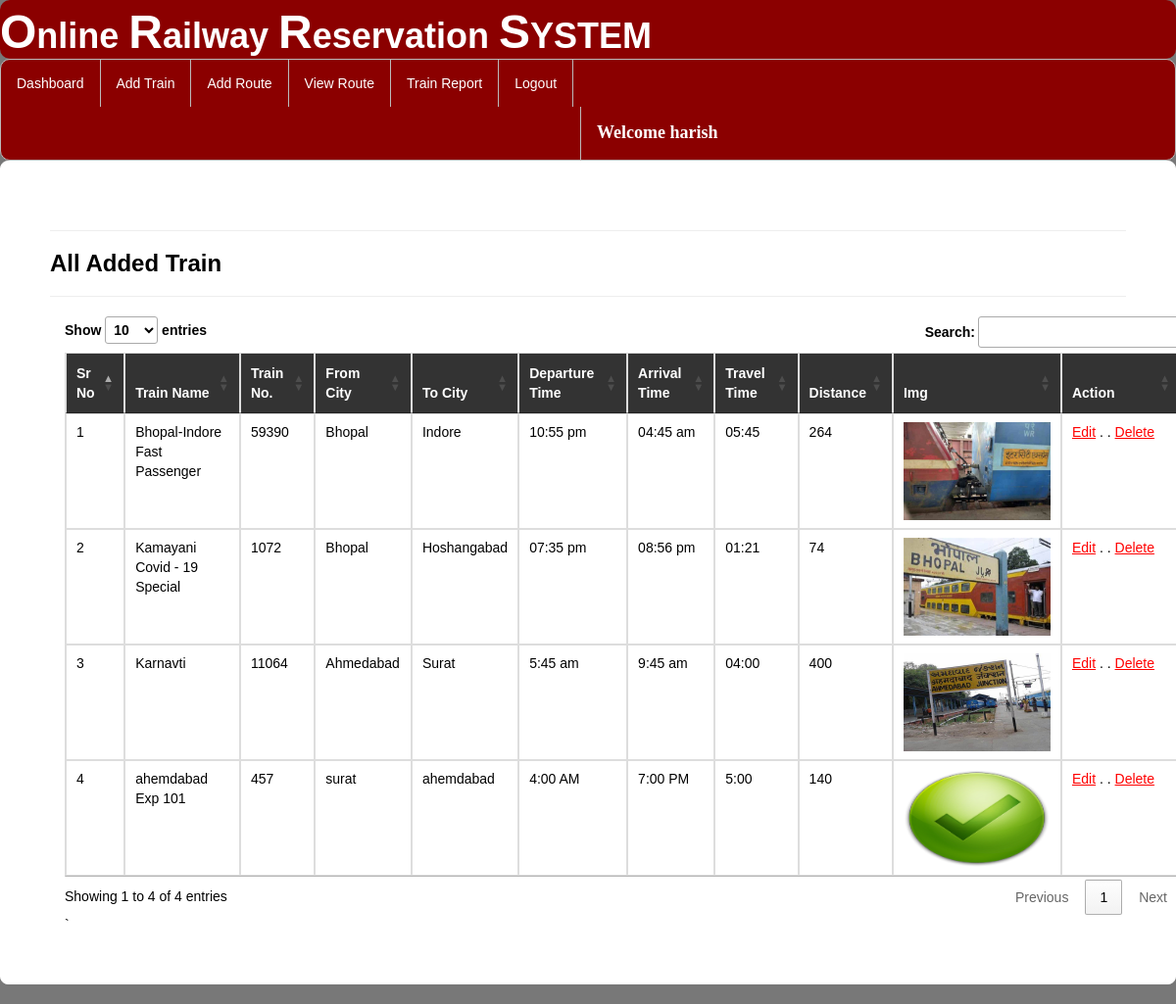
The app's page /viewtrain/ (signed in) with its own data.
### railway/models.py (models this page shows, shortened)
class Add_Train(models.Model):
    trainname = models.CharField(max_length=30,null=True)
    train_no = models.IntegerField(null=True)
    from_city = models.CharField(max_length=30,null=True)
    to_city = models.CharField(max_length=30,null=True)
    departuretime=models.CharField(max_length=30,null=True)
    arrivaltime=models.CharField(max_length=30,null=True)
    trevaltime=models.CharField(max_length=100,null=True)
    distance=models.IntegerField(null=True)
    img=models.FileField(null=True)

### railway/views.py (the view)
# urls.py: path('viewtrain/', view_train, name="view_train"),
def view_train(request):
    if not request.user.is_authenticated:
        return redirect('login')
    data=Add_Train.objects.all()
    d={"data":data}
    return render(request,"view_train.html",d)

### railway/templates/view_train.html (shortened to what this page needs)
{% extends 'navigation3.html' %}
{% load static %}
{% block b %}
<div style="color:Black;border:1px solid white;border-radius:8px;background-color:white;padding:50px">
<hr><h3><strong>All Added Train</strong></h3><hr>
    <div class="container">
<table class="noteCard table table-bordered" id="myTable">
  <thead style="color:white;background-color:#333">
  <tr>
    <th>Sr No</th>
    <th>Train Name</th>
      <th>Train No.</th>
      <th>From City</th>
    <th>To City</th>
    <th>Departure Time</th>
       <th>Arrival Time</th>
    <th>Travel Time</th>
    <th>Distance</th>
    <th>Img</th>
    <th>Action</th>
  </tr>
  </thead>
   <tbody>
    {% for i in data %}
  <tr>
    <td>{{forloop.counter}}</td>
    <td>{{i.trainname}}</td>
    <td>{{i.train_no}}</td>
      <td>{{i.from_city}}</td>
      <td>{{i.to_city}}</td>
      <td>{{i.departuretime}}</td>
      <td>{{i.arrivaltime}}</td>
      <td>{{i.trevaltime}}</td>
      <td>{{i.distance}}</td>
      <td><img  src="{{i.img.url}}" style="width:150px;height:100px"></td>
    <td style="width:100px"><a href="{% url 'edittrain' i.id %}" style="color:red"><u>Edit</u></a>  . .
   <a href="{% url 'delete' i.id %}" style="color:red"><u>Delete</u></a></td>
  </tr>
    {% endfor %}
    </tbody>
</table>`
 </div>
</div>
{% endblock %}

### railway/templates/navigation3.html (shortened to what this page needs)
{% extends 'head.html' %}
{% load static %}
{% block body %}
<link rel = stylesheet href = "//cdn.datatables.net/1.10.19/css/jquery.dataTables.min.css">
<ul class="id2">
  <li id="id1"><a href="{% url 'admindashboard' %}">Dashboard</a></li>
  <li id="id1"><a href="{% url 'add_train' %}">Add Train</a></li>
  <li id="id1"><a href="{% url 'add_route' %}">Add Route</a></li>
  <li id="id1"><a href="{% url 'availableroute' %}">View Route</a></li>
  <li id="id1"><a href="{% url 'view_train'%}">Train Report</a></li>
  <li id="id1"><a href="{% url 'log_out' %}">Logout</a></li>
      <li id="id2" style="margin-left:591px"><a href="" style="color:white"><strong style="font-size:18px;font-family:cursive">Welcome {{request.user.username}}</strong></a></li>
</ul>
{% block b %}
{% endblock %}
{% endblock %}

### railway/templates/head.html (shortened to what this page needs)
<!DOCTYPE html>
<html lang="en">
<head>
  <link rel="stylesheet" href="https://maxcdn.bootstrapcdn.com/bootstrap/3.4.1/css/bootstrap.min.css">
</head>
<body style="background-color:hsl(0, 0%, 47%);margin:0px;margin-bottom:20px">
    <h1 style="background-color:darkred;border-radius:10px;color:white;"><strong>
        <font size="16">O</font>nline <font size="16">R</font>ailway <font size="16">R</font>eservation <font size="16">S</font>YSTEM
    </strong></h1>
</body>
{% block body %}
{% endblock %}
</html>

### railway/templates/head.html (style rules this page uses)
h1 { margin:0px;padding-top:7px;padding-buttom:7px;color:white; }

### railway/templates/navigation3.html (style rules this page uses)
.id2 { list-style-type: none; margin: 0; padding: 0; overflow: hidden; background-color: darkred; border-radius:10px; border:1px solid #bbb; }
#id1 { float: left; border-right:1px solid #bbb; }
#id2 { float: left; border-left:1px solid #bbb; }
li:last-child { border-right: none; }
li a { display: block; color: white; text-align: center; padding: 14px 16px; text-decoration: none; }
body { font-family: Arial, Helvetica, sans-serif; }

### records on screen
Add_Train: trainname "Bhopal-Indore Fast Passenger", train_no "59390", from_city "Bhopal", to_city "Indore", departuretime "10:55 pm", arrivaltime "04:45 am", trevaltime "05:45", distance "264", img (picture)
Add_Train: trainname "Kamayani Covid - 19 Special", train_no "1072", from_city "Bhopal", to_city "Hoshangabad", departuretime "07:35 pm", arrivaltime "08:56 pm", trevaltime "01:21", distance "74", img (picture)
Add_Train: trainname "Karnavti", train_no "11064", from_city "Ahmedabad", to_city "Surat", departuretime "5:45 am", arrivaltime "9:45 am", trevaltime "04:00", distance "400", img (picture)
Add_Train: trainname "ahemdabad Exp 101", train_no "457", from_city "surat", to_city "ahemdabad", departuretime "4:00 AM", arrivaltime "7:00 PM", trevaltime "5:00", distance "140", img (picture)

### other values on screen
{{ request.user.username }} "harish"
